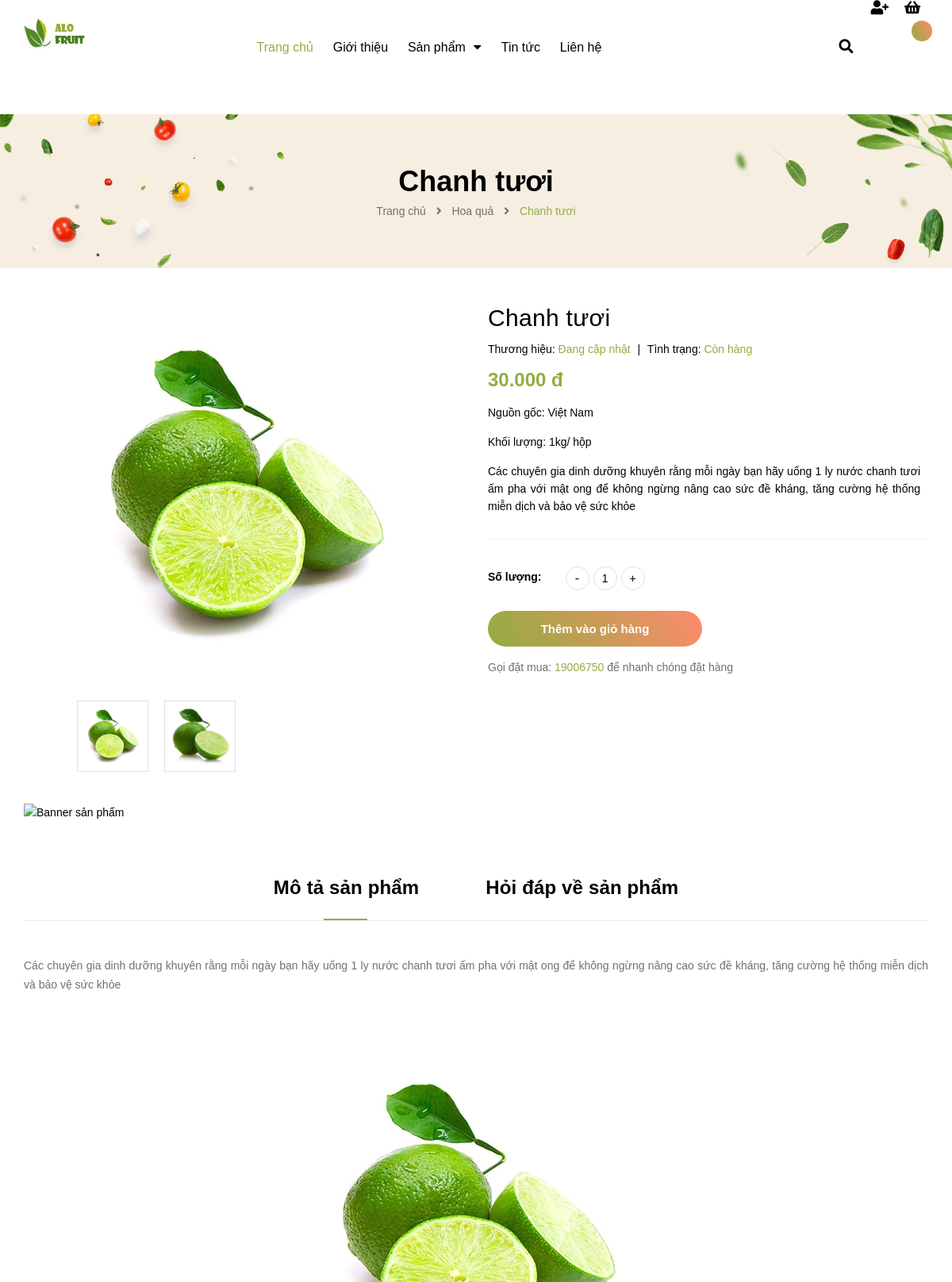
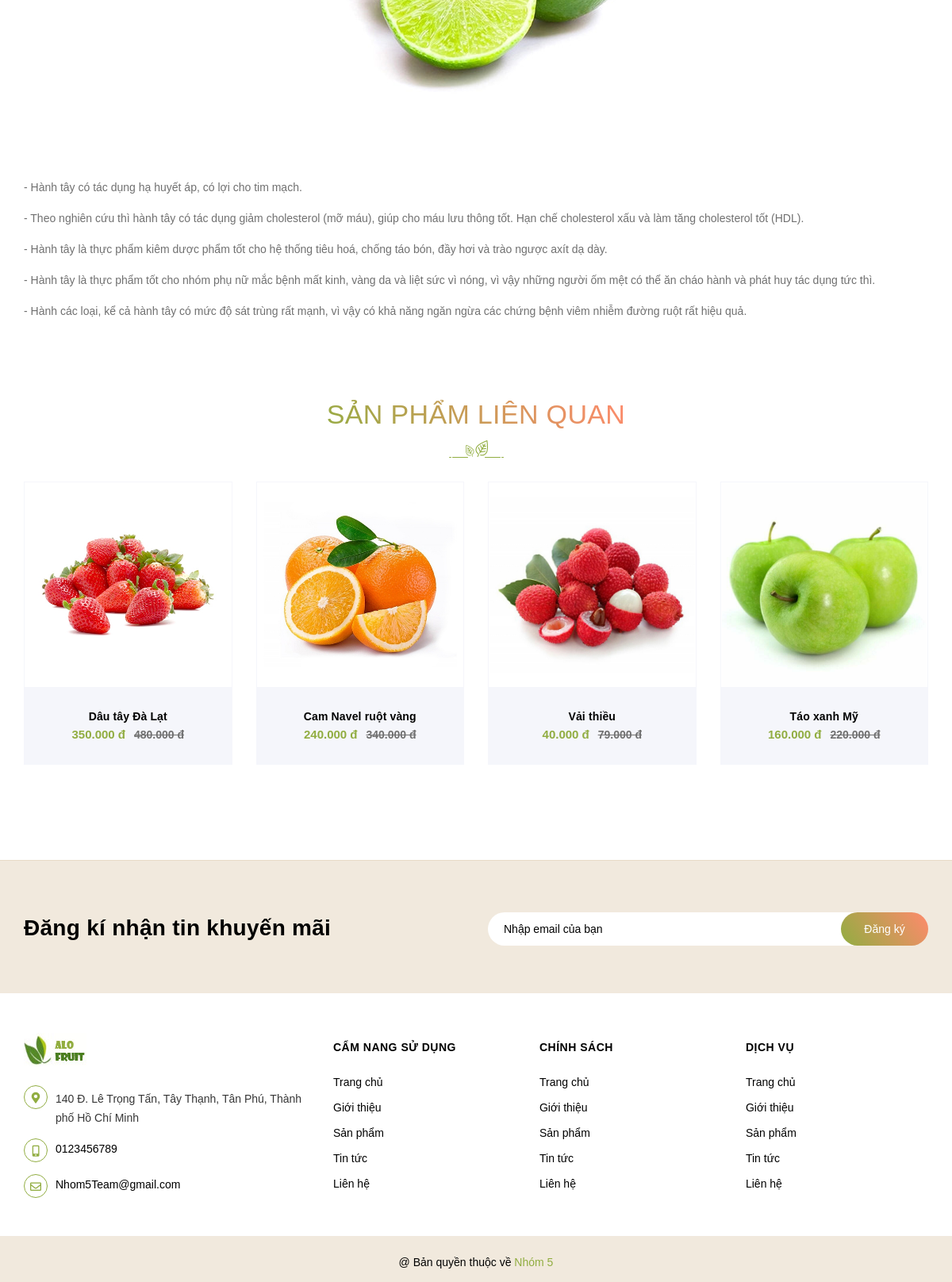
The app's page /SanPham/Detail/1/ with its own data (2 pictures, top to bottom).
### Home/models.py (models this page shows, shortened)
class SanPham(models.Model):
    MaSP = models.AutoField(primary_key=True)
    TenSP = models.CharField(max_length=255)
    NguonGoc = models.TextField()
    MoTa = models.TextField()
    GiaCu = models.DecimalField(max_digits=10, decimal_places=2)
    GiaMoi = models.DecimalField(max_digits=10, decimal_places=2)
    Anh = models.ImageField(upload_to='')
    Anh1 = models.ImageField(upload_to='')
    NgayNhap = models.DateField()
    MaLoai = models.ForeignKey('LoaiSanPham', on_delete=models.CASCADE)

### Home/views.py (the view)
# urls.py: path('SanPham/Detail/<int:product_id>/', views.chiTietSP, name='chiTietSP'),
def chiTietSP(request, product_id):
    san_pham = get_object_or_404(SanPham, MaSP=product_id)
    loaiSP = SanPham.objects.filter(MaLoai_id=san_pham.MaLoai).exclude(MaSP=product_id)[:4]
    return render(request, 'page/chiTietSP.html', {'san_pham': san_pham, 'loai_sp': loaiSP})

### Home/templates/page/chiTietSP.html (shortened to what this page needs)
﻿<!DOCTYPE html>
<html lang="en" xmlns="http://www.w3.org/1999/xhtml">
<head>
    {% extends "pages/layout.html" %}
    {% load static %}
    {% block content %}
    <div class="breadcrumb_background margin-bottom-40">
        <div class="title_full">
            <div class="container a-center">
                <p class="title_page">{{san_pham.TenSP}}</p>
            </div>
        </div>
        <section class="bread-crumb">
            <div class="container">
                <div class="row">
                    <div class="col-xs-12 a-center">
                        <ul class="breadcrumb">
                            <li class="home">
                                <a href="/" previewlistener="true"><span>Trang chủ</span></a>
                                <span class="mr_lr">&nbsp;<i class="fa fa-angle-right"></i>&nbsp;</span>
                            </li>
                            <li>
                                <a class="changeurl" href="/hoa-qua" previewlistener="true"><span>Hoa quả</span></a>
                                <span class="mr_lr">&nbsp;<i class="fa fa-angle-right"></i>&nbsp;</span>
                            </li>
                            <li><strong><span>{{san_pham.TenSP}}</span></strong></li>
                        </ul>
                    </div>
                </div>
            </div>
        </section>
    </div>
    <section class="product margin-top-5 f-left w_100" itemscope itemtype="https://schema.org/Product">
        <div class="container">
            <div class="row">
                <div class="details-product">
                    <div class="product-detail-left product-images col-xs-12 col-sm-6 col-md-6 col-lg-6">
                        <div class="col_large_default large-image">
                            <a href="/static/{{san_pham.Anh}}" data-rel="prettyPhoto[product-gallery]">
                                <img class="checkurl img-responsive" id="img_01" src="/static/{{san_pham.Anh}}" alt="Hành tây đặc biệt">
                            </a>
                        </div>
                        <div id="gallery_02" class="owl-carousel owl-theme thumbnail-product thumb_product_details not-dqowl" data-loop="false" data-lg-items="3" data-md-items="3" data-sm-items="3" data-xs-items="3" data-xxs-items="3">
                            <div class="item">
                                <a href="javascript:void(0)" data-image="/static/{{san_pham.Anh}}" data-zoom-image="/static/{{san_pham.Anh}}">
                                    <img class="img-responsive center-base lazyload" data-src="/static/{{san_pham.Anh}}" alt="Hành tây đặc biệt">
                                </a>
                            </div>
                            <div class="item">
                                <a href="javascript:void(0)" data-image="/static/{{san_pham.Anh1}}" data-zoom-image="/static/{{san_pham.Anh1}}">
                                    <img class="img-responsive center-base lazyload" data-src="/static/{{san_pham.Anh1}}" alt="Hành tây đặc biệt">
                                </a>
                            </div>
                        </div>
                    </div>
                    <div class="col-xs-12 col-sm-6 col-md-6 col-lg-6 details-pro">
                        <h1 class="title-product">{{san_pham.TenSP}}</h1>
                        <div class="fw w_100" itemprop="offers" itemscope itemtype="https://schema.org/Offer">
                            <div class="group-status">
                                <span class="first_status">Thương hiệu: <span class="status_name">Đang cập nhật</span></span>
                                <span class="first_status status_2">
                                    <span class="line_tt hidden-sm">|</span> Tình trạng:
                                    <span class="status_name availabel">
                                        Còn hàng
                                    </span>
                                </span>
                            </div>
                            <div class="price-box">
                                <div class="special-price">
                                    <span class="price product-price format-price">{{san_pham.GiaMoi}}₫</span>
                                </div>
                            </div>
                        </div>
                        <div class="product-summary product_description margin-bottom-0">
                            <div class="rte description  rte-summary">
                                <p>Nguồn gốc: Việt Nam</p>
                                <p>Khối lượng: 1kg/ hộp</p>
                                <p style="text-align: justify;">{{san_pham.MoTa}}</p>
                            </div>
                        </div>
                        <div class="form-product col-sm-12">
                            <form id="add-to-cart-form" action="/cart/add/" method="post" class="variants form-nut-grid" data-id="product-actions-{{ san_pham.MaSP }}" enctype="multipart/form-data">
                                <div class="form-group form_button_details ">
                                    <div class="form_product_content f-left w_100 ">
                                        <div class="soluong show">
                                            <div class="label_sl margin-bottom-5">Số lượng:</div>
                                            <div class="custom input_number_product soluong1 show">
                                                <button class="btn_num num_1 button button_qty" onClick="var result = document.getElementById('qtym'); var qtypro = result.value; if( !isNaN( qtypro ) &amp;&amp; qtypro &gt; 1 ) result.value--;return false;" type="button">-</button>
                                                <input type="text" id="qtym" name="quantity" value="1" maxlength="2" class="form-control prd_quantity" onkeypress="if ( isNaN(this.value + String.fromCharCode(event.keyCode) )) return false;" onchange="if(this.value == 0)this.value=1;">
                                                <button class="btn_num num_2 button button_qty" onClick="var result = document.getElementById('qtym'); var qtypro = result.value; if( !isNaN( qtypro )) result.value++;return false;" type="button">+</button>
                                            </div>
                                        </div>
                                        <div class="count_btn_style">
                                            <div class="button_actions clearfix">
                                                <button type="submit" class="button_gradient btn btn_add_cart btn-cart add_to_cart1 btn_base">
                                                    <span class="btn-content">Thêm vào giỏ hàng</span>
                                                </button>
                                            </div>
                                        </div>
                                        <div class="call_phone_buy f-left w_100">
                                            <div>
                                                <span>
                                                    Gọi đặt mua: <a href="tel:19006750">
                                                        19006750
                                                    </a> để nhanh chóng đặt hàng
                                                </span>
                                            </div>
                                        </div>
                                    </div>
                                </div>
                            </form>
                        </div>
                    </div>
                </div>
            </div>
        </div>
        <div class="container">
            <div class="row">
                <div class="top_brand_product margin-top-30">
                    <div class="container">
                        <div class="row">
                            <div class="col-lg-12 col-xs-12">
                                <a href="#" title="Banner sản phẩm">
                                    <img src="//bizweb.dktcdn.net/100/350/980/themes/939145/assets/bg_pro.jpg?1706077983929" alt="Banner sản phẩm">
                                </a>
                            </div>
                        </div>
                    </div>
                </div>
                <div class="tab_h">
                    <div class="col-xs-12 col-lg-12 col-sm-12 col-md-12">
                        <div class="product-tab e-tabs">
                            <ul class="tabs tabs-title clearfix">
                                <li class="tab-link" data-tab="tab-1">
                                    <h3><span>Mô tả sản phẩm</span></h3>
                                </li>
                                <li class="tab-link" data-tab="tab-2">
                                    <h3><span>Hỏi đáp về sản phẩm</span></h3>
                                </li>
                            </ul>
                            <div id="tab-1" class="tab-content">
                                <div class="rte">
                                    <p style="text-align: justify;">{{san_pham.MoTa}}</p>
                                    <p style="text-align: justify;">&nbsp;</p>
                                    <p style="text-align: center;"><img src="/static/{{san_pham.Anh}}" /></p>
                                    <p style="text-align: justify;">&nbsp;</p>
                                    <p style="text-align: justify;">- Hành tây có tác dụng hạ huyết áp, có lợi cho tim mạch.</p>
                                    <p style="text-align: justify;">- Theo nghiên cứu thì hành tây có tác dụng giảm cholesterol (mỡ máu), giúp cho máu lưu thông tốt. Hạn chế cholesterol xấu và làm tăng cholesterol tốt (HDL).</p>
                                    <p style="text-align: justify;">- Hành tây là thực phẩm kiêm dược phẩm tốt cho hệ thống tiêu hoá, chống táo bón, đầy hơi và trào ngược axít dạ dày.</p>
                                    <p style="text-align: justify;">- Hành tây là thực phẩm tốt cho nhóm phụ nữ mắc bệnh mất kinh, vàng da và liệt sức vì nóng, vì vậy những người ốm mệt có thể ăn cháo hành và phát huy tác dụng tức thì.</p>
                                    <p style="text-align: justify;">- Hành các loại, kể cả hành tây có mức độ sát trùng rất mạnh, vì vậy có khả năng ngăn ngừa các chứng bệnh viêm nhiễm đường ruột rất hiệu quả.</p>
                                </div>
                            </div>
                        </div>
                    </div>
                </div>
                <div class="col-lg-12 related-product margin-bottom-30">
                    <div class="section_prd_feature">
                        <div class="module-header">
                            <div class="heading title_product_base heading_hotdeal">
                                <h2>
                                    <a class="text_gradient" href="/cac-loai-hat" title="Sản phẩm liên quan">Sản phẩm liên quan</a>
                                </h2>
                            </div>
                        </div>
                        <div class="module-content products product_related products-view-grid-bb owl-carousel owl-theme products-view-grid not-dot2" data-dot="false" data-nav="false" data-lg-items="4" data-md-items="4" data-sm-items="3" data-xs-items="2" data-margin="30">
                            {% for loai in loai_sp %}
                            <div class="item saler_item">
                                <div class="owl_item_product product-col-1">
                                    <div class="product-box-h product-base">
                                        <div class="product-thumbnail">
                                            <a class="image_link display_flex" href="{% url 'UserMember:chiTietSP' product_id=loai.MaSP %}" title="{{ loai.TenSP }}">
                                                <img class="lazyload" src="{% static loai.Anh %}" alt="{{ loai.TenSP }}">
                                            </a>
                                        </div>
                                        <div class="product-info a-left">
                                            <h3 class="product-name"><a href="/SanPham/Detail/{{ loai.MaSP }}" title="{{ loai.TenSP }}">{{ loai.TenSP }}</a></h3>
                                            <div class="product-hideoff">
                                                <div class="product-hide">
                                                    <div class="price-box clearfix">
                                                        <div class="special-price">
                                                            <span class="price product-price format-price">{{ loai.GiaMoi|floatformat }} đ</span>
                                                        </div>
                                                        <div class="old-price">
                                                            <span class="price product-price-old format-price">{{ loai.GiaCu|floatformat }} đ</span>
                                                        </div>
                                                    </div>
                                                </div>
                                            </div>
                                        </div>
                                    </div>
                                </div>
                            </div>
                            {% endfor %}
                        </div>
                    </div>
                </div>
            </div>
        </div>
    </section>
    <link href="{% static 'assets/lightbox1615.css' %}" rel="stylesheet" type="text/css" media="all" />
    {% endblock %}

### records on screen
SanPham: TenSP "Chanh tươi", Anh (picture), Anh1 (picture), MoTa "Các chuyên gia dinh dưỡng khuyên rằng mỗi ngày bạn hãy uống 1 ly nước chanh tươi ấm pha với mật ong để không ngừng nâng cao sức đề kháng, tăng cường hệ thống miễn dịch và bảo vệ sức khỏe"
SanPham: Anh (picture), TenSP "Dâu tây Đà Lạt"
SanPham: Anh (picture), TenSP "Cam Navel ruột vàng"
SanPham: Anh (picture), TenSP "Vải thiều"
SanPham: Anh (picture), TenSP "Táo xanh Mỹ"
